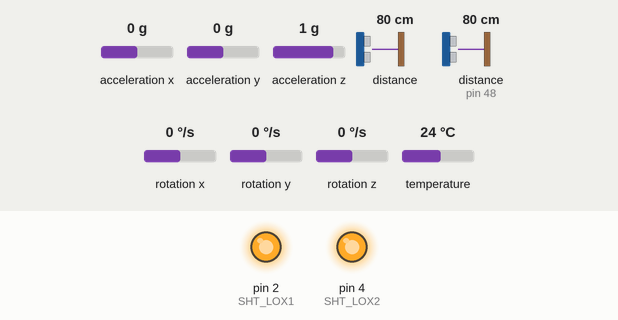
This sketch was run on a simulated Arduino Uno, built with avr-gcc and run on an emulated ATmega328P. Parts: output pins drawn as LEDs (lit = HIGH). The inputs (shaded band) are chosen by the test bench; at power-on: distance to the obstacle 80 cm, distance to the obstacle (sensor on pin 48) 80 cm, acceleration x 0 g, acceleration y 0 g, acceleration z 1 g, rotation x 0 °/s, rotation y 0 °/s, rotation z 0 °/s, temperature 24 °C. What the sketch prints to the serial monitor is not drawn.

Above: at 1.3 s.
1.4 s: distance to the obstacle (sensor 0) set to 2 cm
3.3 s: distance to the obstacle (sensor on pin 48) set to 250 cm
5.4 s: distance to the obstacle (sensor 0) set to 250 cm
7.4 s: distance to the obstacle (sensor on pin 48) set to 2 cm
Timing chart, 0 to 10.4 s (numbered marks = the images above; inputs shaded):
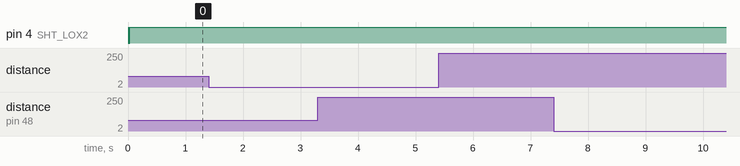

Measured:
- after the input at 1.4 s, every drawn part: stays the same
- after the input at 3.3 s, every drawn part: stays the same
- after the input at 5.4 s, every drawn part: stays the same
- after the input at 7.4 s, every drawn part: stays the same

The sketch:

main.ino
```cpp
// lilbrary for ToF Sensor
#include "Adafruit_VL53L0X.h"

// library for Gyroscope
#include <Adafruit_MPU6050.h>
#include <Adafruit_Sensor.h>
#include <Wire.h> // also for Vibrator

// library for vibrator
#include "VibratorControl.h"

// Tof Initialization

// assign address to ToF
#define LOX1_ADDRESS 0x29
#define LOX2_ADDRESS 0x30
// set the pins to shutdown of each ToF
#define SHT_LOX1 2
#define SHT_LOX2 4
// initilize ToF object
Adafruit_VL53L0X lox1;
Adafruit_VL53L0X lox2;
// object to save the measured data
VL53L0X_RangingMeasurementData_t measure1;
VL53L0X_RangingMeasurementData_t measure2;

// Gyroscope Initialization
Adafruit_MPU6050 mpu;

// Vibrator Initialization
Vibrator   vc;

void setID() {
  // define control sequence
  // ToF 1
  //          ToF1NumDDR = B10;
  //          ToF2NumDDR = B01;
  // all reset
  digitalWrite(SHT_LOX1, LOW);
  digitalWrite(SHT_LOX2, LOW);
  delay(10);
  // all unreset
  digitalWrite(SHT_LOX1, HIGH);
  digitalWrite(SHT_LOX2, HIGH);
  delay(10);

  // activating LOX1 and resetting LOX2
  digitalWrite(SHT_LOX1, HIGH);
  digitalWrite(SHT_LOX2, LOW);

  // initing LOX1
  if (!lox1.begin(LOX1_ADDRESS)) {
    Serial.println(F("Failed to boot first VL53L0X"));
    while (1);
  }
  delay(10);

  // activating LOX2
  digitalWrite(SHT_LOX2, HIGH);
  delay(10);

  //initing LOX2
  if (!lox2.begin(LOX2_ADDRESS)) {
    Serial.println(F("Failed to boot second VL53L0X"));
    while (1);
  }
}

void read_dual_sensors() {

  lox1.rangingTest(&measure1, false); // pass in 'true' to get debug data printout!
  lox2.rangingTest(&measure2, false); // pass in 'true' to get debug data printout!

  // print sensor one reading
  Serial.print(F("ToF 1: "));
  if (measure1.RangeStatus != 4) {    // if not out of range
    Serial.print(measure1.RangeMilliMeter);
  } else {
    Serial.print(F("Out of range"));
  }

  Serial.print(F(" "));

  // print sensor two reading
  Serial.print(F("ToF 2: "));
  if (measure2.RangeStatus != 4) {
    Serial.print(measure2.RangeMilliMeter);
  } else {
    Serial.print(F("Out of range"));
  }

  Serial.println();
}


void setup()
{
  // Vibrator

  // ToF
  Serial.begin(115200);

  // wait until serial port opens for native USB devices
  while (! Serial) {
    delay(10);
  }

  pinMode(SHT_LOX1, OUTPUT);
  pinMode(SHT_LOX2, OUTPUT);

  Serial.println(F("Shutdown pins inited..."));

  digitalWrite(SHT_LOX1, LOW);
  digitalWrite(SHT_LOX2, LOW);

  Serial.println(F("Both in reset mode...(pins are low)"));


  Serial.println(F("Starting..."));
  setID();

  // MPU 6050
  if (!mpu.begin()) {
    Serial.println("Failed to find MPU6050 chip");
    while (1) {
      delay(10);
    }
  }
  Serial.println("MPU6050 Found!");

  mpu.setAccelerometerRange(MPU6050_RANGE_8_G);
  Serial.print("Accelerometer range set to: ");
  switch (mpu.getAccelerometerRange()) {
    case MPU6050_RANGE_2_G:
      Serial.println("+-2G");
      break;
    case MPU6050_RANGE_4_G:
      Serial.println("+-4G");
      break;
    case MPU6050_RANGE_8_G:
      Serial.println("+-8G");
      break;
    case MPU6050_RANGE_16_G:
      Serial.println("+-16G");
      break;
  }
  mpu.setGyroRange(MPU6050_RANGE_500_DEG);
  Serial.print("Gyro range set to: ");
  switch (mpu.getGyroRange()) {
    case MPU6050_RANGE_250_DEG:
      Serial.println("+- 250 deg/s");
      break;
    case MPU6050_RANGE_500_DEG:
      Serial.println("+- 500 deg/s");
      break;
    case MPU6050_RANGE_1000_DEG:
      Serial.println("+- 1000 deg/s");
      break;
    case MPU6050_RANGE_2000_DEG:
      Serial.println("+- 2000 deg/s");
      break;
  }

  mpu.setFilterBandwidth(MPU6050_BAND_21_HZ);
  Serial.print("Filter bandwidth set to: ");
  switch (mpu.getFilterBandwidth()) {
    case MPU6050_BAND_260_HZ:
      Serial.println("260 Hz");
      break;
    case MPU6050_BAND_184_HZ:
      Serial.println("184 Hz");
      break;
    case MPU6050_BAND_94_HZ:
      Serial.println("94 Hz");
      break;
    case MPU6050_BAND_44_HZ:
      Serial.println("44 Hz");
      break;
    case MPU6050_BAND_21_HZ:
      Serial.println("21 Hz");
      break;
    case MPU6050_BAND_10_HZ:
      Serial.println("10 Hz");
      break;
    case MPU6050_BAND_5_HZ:
      Serial.println("5 Hz");
      break;
  }

  Serial.println("");
  delay(100);
}

void loop()
{
  read_dual_sensors();
  delay(100);
  sensors_event_t a, g, temp;
  mpu.getEvent(&a, &g, &temp);


  if (measure1.RangeStatus != 4 && measure2.RangeStatus != 4)// if not out of range
  {
    if (measure1.RangeMilliMeter > 10 && measure1.RangeMilliMeter < 70)
    {
     Serial.print(F("ToF 1: "));
     Serial.print(measure1.RangeMilliMeter);
     Serial.print(F("ToF 2: "));
     Serial.print(measure2.RangeMilliMeter);

    }
  else
  {
    Serial.print(F("ToF Out of range"));
  }

  Serial.print(F(" "));
   /* Print out the values */
  Serial.print("Acceleration X: ");
  Serial.print(a.acceleration.x);
  Serial.print(", Y: ");
  Serial.print(a.acceleration.y);
  Serial.print(", Z: ");
  Serial.print(a.acceleration.z);
  Serial.println(" m/s^2");
 }
}
```

VibratorControl.h
```cpp
class Vibrator
{
  public:
    unsigned int OUTPUTPIN;

    void setPins(unsigned int outputPin)
    {
      OUTPUTPIN = outputPin;
      pinMode(OUTPUTPIN, OUTPUT);
      //Serial.println("Initialized the pins for outputing signal.");
    }
    void startVibrate()
    {
      digitalWrite(OUTPUTPIN, HIGH);
      delay(2);
      digitalWrite(OUTPUTPIN, LOW);
      delay(2);
    }

    void stopVibrate(int baudRate)
    {
      digitalWrite(OUTPUTPIN, LOW);
      delay(500);
    }
};
```
